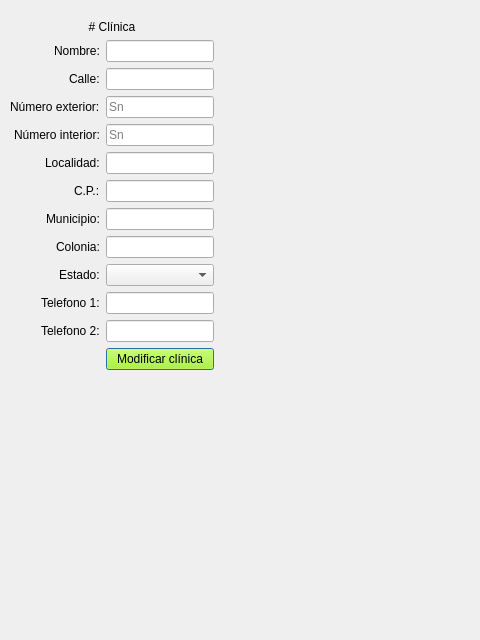
<?xml version="1.0" encoding="UTF-8"?>
<ui version="4.0">
 <class>Dialog</class>
 <widget class="QDialog" name="Dialog">
  <property name="geometry">
   <rect>
    <x>0</x>
    <y>0</y>
    <width>480</width>
    <height>640</height>
   </rect>
  </property>
  <property name="windowTitle">
   <string>Modficiar clínica</string>
  </property>
  <widget class="QWidget" name="formLayoutWidget">
   <property name="geometry">
    <rect>
     <x>10</x>
     <y>20</y>
     <width>451</width>
     <height>444</height>
    </rect>
   </property>
   <layout class="QFormLayout" name="formLayout">
    <property name="sizeConstraint">
     <enum>QLayout::SizeConstraint::SetFixedSize</enum>
    </property>
    <property name="labelAlignment">
     <set>Qt::AlignmentFlag::AlignRight|Qt::AlignmentFlag::AlignTrailing|Qt::AlignmentFlag::AlignVCenter</set>
    </property>
    <property name="formAlignment">
     <set>Qt::AlignmentFlag::AlignCenter</set>
    </property>
    <item row="1" column="0">
     <widget class="QLabel" name="label_2">
      <property name="text">
       <string>Nombre:</string>
      </property>
     </widget>
    </item>
    <item row="1" column="1">
     <widget class="QLineEdit" name="le_nombre_consultorio"/>
    </item>
    <item row="2" column="0">
     <widget class="QLabel" name="label_3">
      <property name="text">
       <string>Calle:</string>
      </property>
     </widget>
    </item>
    <item row="2" column="1">
     <widget class="QLineEdit" name="le_calle"/>
    </item>
    <item row="3" column="0">
     <widget class="QLabel" name="label_6">
      <property name="text">
       <string>Número exterior:</string>
      </property>
     </widget>
    </item>
    <item row="3" column="1">
     <widget class="QLineEdit" name="le_num_exterior">
      <property name="placeholderText">
       <string>Sn</string>
      </property>
     </widget>
    </item>
    <item row="4" column="0">
     <widget class="QLabel" name="label_7">
      <property name="text">
       <string>Número interior:</string>
      </property>
     </widget>
    </item>
    <item row="4" column="1">
     <widget class="QLineEdit" name="le_num_interior">
      <property name="placeholderText">
       <string>Sn</string>
      </property>
     </widget>
    </item>
    <item row="5" column="0">
     <widget class="QLabel" name="label_4">
      <property name="text">
       <string>Localidad:</string>
      </property>
     </widget>
    </item>
    <item row="5" column="1">
     <widget class="QLineEdit" name="le_localidad"/>
    </item>
    <item row="6" column="0">
     <widget class="QLabel" name="label_8">
      <property name="text">
       <string>C.P.:</string>
      </property>
     </widget>
    </item>
    <item row="6" column="1">
     <widget class="QLineEdit" name="le_cp"/>
    </item>
    <item row="7" column="0">
     <widget class="QLabel" name="label_9">
      <property name="text">
       <string>Municipio:</string>
      </property>
     </widget>
    </item>
    <item row="7" column="1">
     <widget class="QLineEdit" name="le_municipio"/>
    </item>
    <item row="8" column="0">
     <widget class="QLabel" name="label_12">
      <property name="text">
       <string>Colonia:</string>
      </property>
     </widget>
    </item>
    <item row="8" column="1">
     <widget class="QLineEdit" name="le_colonia"/>
    </item>
    <item row="9" column="0">
     <widget class="QLabel" name="label_5">
      <property name="text">
       <string>Estado:</string>
      </property>
     </widget>
    </item>
    <item row="9" column="1">
     <widget class="QComboBox" name="cb_estado">
      <property name="maxCount">
       <number>34</number>
      </property>
     </widget>
    </item>
    <item row="10" column="0">
     <widget class="QLabel" name="label_10">
      <property name="text">
       <string>Telefono 1:</string>
      </property>
     </widget>
    </item>
    <item row="10" column="1">
     <widget class="QLineEdit" name="le_telefono"/>
    </item>
    <item row="11" column="0">
     <widget class="QLabel" name="label_11">
      <property name="text">
       <string>Telefono 2:</string>
      </property>
     </widget>
    </item>
    <item row="11" column="1">
     <widget class="QLineEdit" name="le_telefono_dos"/>
    </item>
    <item row="12" column="1">
     <widget class="QPushButton" name="pb_modificar_consultorio">
      <property name="styleSheet">
       <string notr="true">QPushButton#pb_modificar_consultorio {
background-color: rgb(170, 255, 0)
}</string>
      </property>
      <property name="text">
       <string>Modificar clínica</string>
      </property>
     </widget>
    </item>
    <item row="0" column="0" colspan="2">
     <widget class="QLabel" name="label">
      <property name="layoutDirection">
       <enum>Qt::LayoutDirection::RightToLeft</enum>
      </property>
      <property name="text">
       <string># Clínica</string>
      </property>
      <property name="textFormat">
       <enum>Qt::TextFormat::MarkdownText</enum>
      </property>
      <property name="alignment">
       <set>Qt::AlignmentFlag::AlignCenter</set>
      </property>
     </widget>
    </item>
   </layout>
  </widget>
 </widget>
 <resources/>
 <connections/>
</ui>
